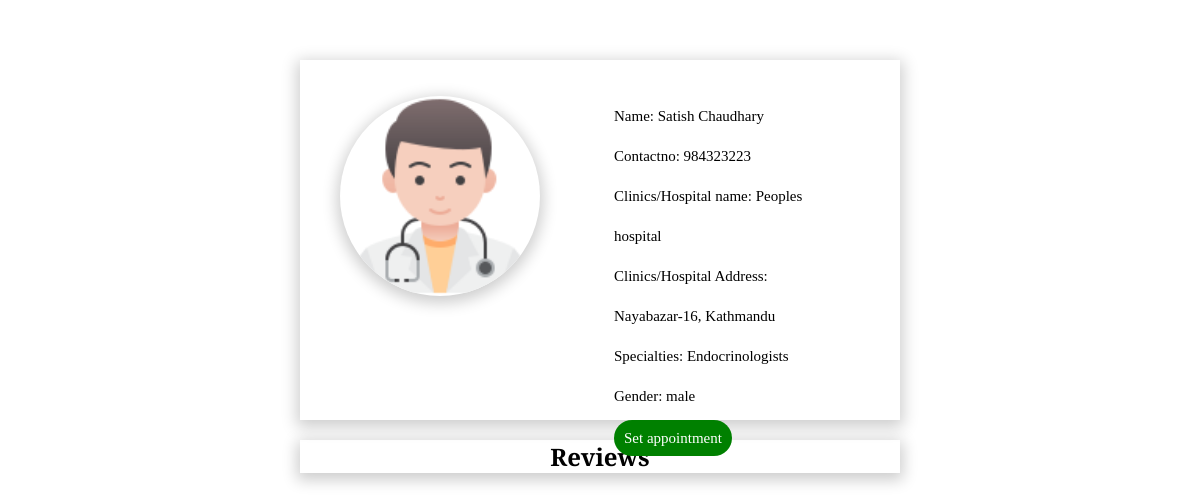
Page /Book.php?doctor_id=3 on the committed database.
### tables this page shows
CREATE TABLE `doctors` (
  `d_id` int NOT NULL PRIMARY KEY,
  `d_firstname` varchar(255) NOT NULL,
  `d_lastname` varchar(255) NOT NULL,
  `d_username` varchar(255) NOT NULL,
  `d_email` varchar(255) NOT NULL,
  `d_address` varchar(255) NOT NULL,
  `d_phone` bigint NOT NULL,
  `d_password` varchar(255) NOT NULL,
  `d_category` varchar(255) NOT NULL,
  `d_cilinics` varchar(255) NOT NULL,
  `d_clocation` varchar(255) NOT NULL,
  `d_dob` date NOT NULL,
  `d_imagesource` varchar(250) NOT NULL,
  `d_gender` varchar(255) NOT NULL,
  `d_image` varchar(200) NOT NULL,
  `d_experienced` int NOT NULL,
  `d_qualification` varchar(200) NOT NULL
);

### classes/doctor_data.php (called while the page is built, shortened)
<?php
class doctorData extends dbh_connection{
    public function get_Doctor_info($doctorid){
        $query = 'SELECT * FROM doctors WHERE d_id=?';
        $stmt = $this->connect()->prepare($query);
        if(!$stmt->execute([$doctorid])){
            header('location:../index.php?stmtfailed');
            exit();
        }
        $doctorData = $stmt->fetchAll();
        return $doctorData;
    }
}
$d_data = new doctorData();
?>

### includes/dbh.inc.php (called while the page is built)
<?php
class dbh_connection{
    protected function connect(){
        try{
            $host = 'localhost';
            $username = 'root';
            $password = 'newpassword';
            $dbname = 'Appointment';
            $pdo = new PDO("mysql:host=$host;dbname=$dbname",$username,$password);
            $pdo->setAttribute(PDO::ATTR_ERRMODE, PDO::ERRMODE_EXCEPTION);
            return $pdo;
        }
        catch(PDOException $e){
            die(''.$e->getMessage());
        }
    }
}
?>

### Book.php (the view, shortened to what this page needs)
<!DOCTYPE html>
<html lang="en">
<head>
    <link rel="stylesheet" href="css/book.css">
</head>
<body>
    <?php
    require_once ('includes/dbh.inc.php');
    include ('classes/doctor_data.php');
    ?>
    <div class="book_container">
        <?php
        if (isset ($_GET['doctor_id'])) {
            $doctorid = $_GET['doctor_id'];
            $doctor_info = $d_data->get_Doctor_info($doctorid);
            if ($doctor_info) {
                echo '
    <div class="content">
        <div class="book_content">
            <div class="doctor_img"> ';
                foreach ($doctor_info as $key => $doctor) {
                    $doctorid = $doctor['d_id'];
                    echo '
            <img src="doctorimages/' . $doctor['d_image'] . '" alt="">
            </div>
            <div class="info">
                <p>Name:' . ' ' . $doctor['d_firstname'] . ' ' . $doctor['d_lastname'] . '</p>
                <p>Contactno:' . ' ' . $doctor['d_phone'] . '</p>
                <p>Clinics/Hospital name:' . ' ' . $doctor['d_cilinics'] . '</p>
                <p>Clinics/Hospital Address:' . ' ' . $doctor['d_clocation'] . '</p>
                <p>Specialties:' . ' ' . $doctor['d_category'] . '</p>
                <p>Gender:' . ' ' . $doctor['d_gender'] . '</p>
                <a href="appointment.php?doctor_id=' . $doctorid . '">Set appointment</a>
                </div>
                </div>
                </div>';
                }
            }
        }
        ?>
    <?php
    echo '
        <div id="review_section" class="review_box">
            <h2>Reviews</h2>
            <div class="review_list">';
        ?>
            </div>
        </div>
</body>
</html>

### css/book.css (style rules this page uses)
* { margin: 0; padding: 0; font-family: "Roboto Serif", serif; }
body { height: 1000px; }
.content { height: 45vh; width: 50vw; margin: 0 auto; box-shadow: 0px 4px 15px 3px rgba(0,0,0,0.2); }
.book_content { display: flex; margin-left:30%; margin-top: 10% }
.doctor_img > img { position: relative; top: 10%; right: 70%; width: 200px; border-radius: 100px; box-shadow: 0px 4px 15px 3px rgba(0,0,0,0.2); }
.info { line-height: 40px; font-size: 20px; }
.info > p,a { position: relative; top: 10%; right: 30%; }
.info > p { font-size: 15px; }
.info>a { text-decoration: none; background-color: green; color: #fff; border-radius: 20px; font-size: 15px; padding:10px; width: 10px; }
#review_section { width: 50vw; margin: 20px auto; box-shadow: 0px 4px 15px 3px rgba(0,0,0,0.2); }
#review_section h2 { text-align: center; }

### rows in the picture
doctors: d_image (picture), d_firstname "Satish", d_lastname "Chaudhary", d_phone "984323223", d_cilinics "Peoples hospital", d_clocation "Nayabazar-16, Kathmandu", d_category "Endocrinologists", d_gender "male"
